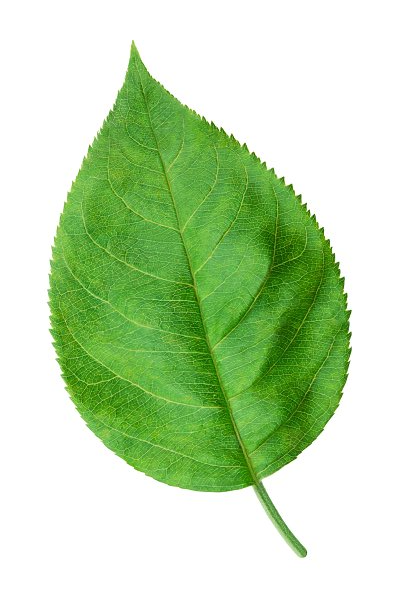
#> input picture HW4/C/Q1-imgs/apple/1.jpg, 400 x 600 px, found by its file name; its folder holds 4 pictures in this run
$ jupyter execute hw4_q1.ipynb
#> lines starting #> are read from the running program, lines starting #| are printed output that depends on the picture
### import the libraries

[cell 1]
import cv2
import matplotlib.pyplot as plt
import numpy as np
import os

### Run this cell for plotting

[cell 2]
def plotter(img_list, r, w, gray, wr, hr, fig_name = None):
    '''
    Plots images' list with its' caption and saves result image if you want.

    Parameters:
        img_list (list): The list of tuples of image and its' caption.
        r (int): The number of row(s).
        w (int): The number of colunm(s).
        gray (bool): The flag for plotting images in grayscale mode.
        wr (int): The width of one figure.
        hr (int): The height of one figure.
        fig_name (str): The name of the image of the plot. if not set this parameter the plot doesn't save.
    '''

    plt.rcParams['figure.figsize'] = (wr, hr)
    for i in range(len(img_list)):
        plt.subplot(r, w, i + 1)
        if img_list[i][2] == 'img':
            if gray:
                plt.imshow(img_list[i][0], cmap = 'gray')
            else:
                plt.imshow(img_list[i][0])
            plt.xticks([])
            plt.yticks([])
        elif img_list[i][2] == 'hist':
            plt.bar(np.arange(len(img_list[i][0])), img_list[i][0], color = 'c')
        else:
            raise Exception("Only image or histogram. Use third parameter of tuples in img_list and set it to img or hist.")
        plt.title(img_list[i][1])
    if fig_name is not None:
        plt.savefig(fig_name + '.png')
    plt.show()

### implement this function to classify leaves

[cell 3]
def classify_leaf(image):
    '''
    Parameters:
        image (numpy.ndarray): The input image.

    Returns:
        int: The class of the image. 1 == apple, 0 == linden
    '''

    leaf_type = 0

    # #########
    # YOUR CODE
    # #########

    return leaf_type

### Test your implementation (don't change this cell)

[cell 4]
image_list = []
acc = 0
for i in range(1,5):
    image = cv2.imread(os.path.join('images', 'apple', '{}.jpg'.format(i)))
#> image is the input picture: shape (600, 400, 3); mean B, G, R 176.3, 219, 191.3
    leaf_type = classify_leaf(image)
#> leaf_type = 0
    acc += int(leaf_type==1)
#> acc = 0
    image_list.append([cv2.cvtColor(image, cv2.COLOR_BGR2RGB),'Apple' if leaf_type else 'Linden' , 'img'])
for i in range(1,5):
    image = cv2.imread(os.path.join('images', 'linden', '{}.jpg'.format(i)))
    leaf_type = classify_leaf(image)
    acc += int(leaf_type==0)
    image_list.append([cv2.cvtColor(image, cv2.COLOR_BGR2RGB),'Apple' if leaf_type else 'Linden' , 'img'])
plotter(image_list, 2, 4, True, 20, 10, 'leaf-classifier')
#> in plotter, `plt.savefig(fig_name + '.png')`:
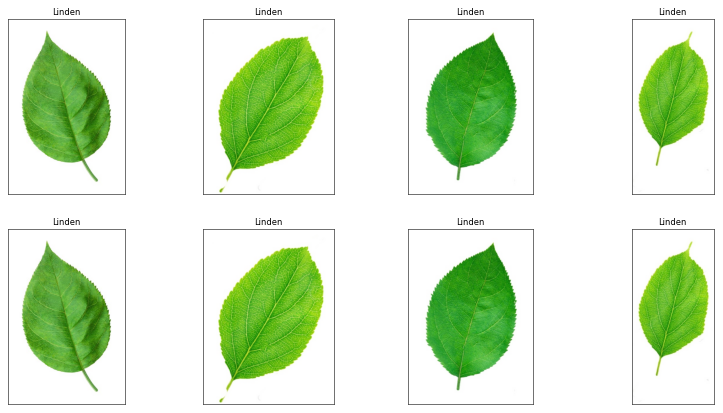
#> figure drawn by matplotlib, 8 panels
print("Accuracy is {}%".format(acc/0.08))
